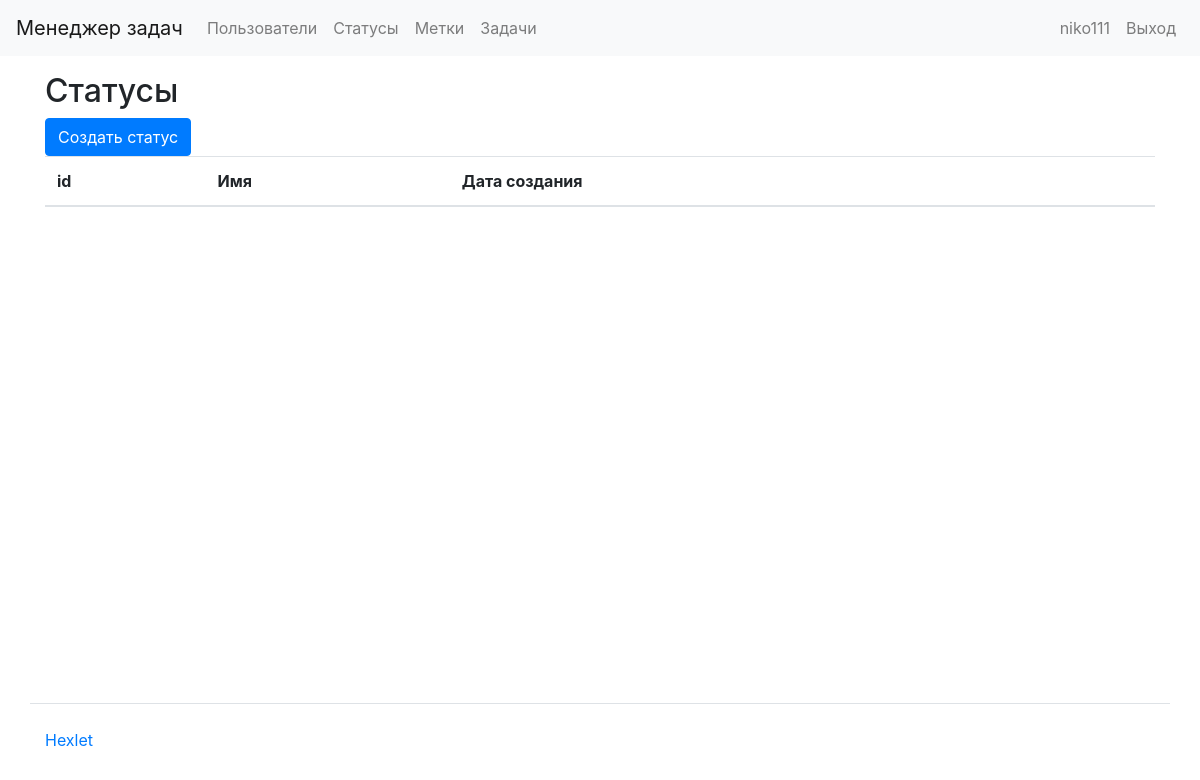
Before: /statuses/ (signed in) with the older database file.
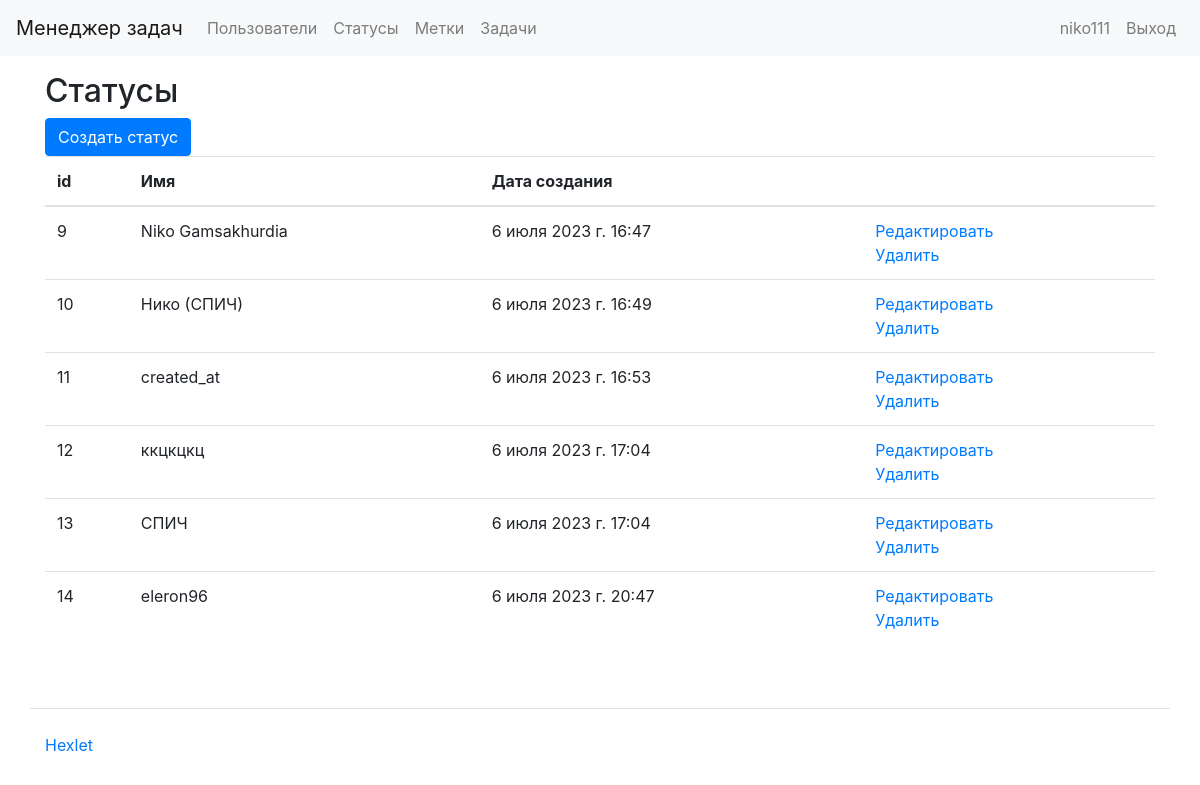
After: the same page with the newer database file.
### status/models.py (models this page shows, shortened)
class Status(models.Model):
    name = models.CharField(max_length=100)
    created_date = models.DateTimeField(auto_now_add=True)
    class Meta:
        app_label = 'status'

### status/views.py (the view)
# urls.py: path('statuses/', status_task, name='status_task'),
@login_required
def status_task(request):
    statuses = Status.objects.all()
    return render(request, 'status/status_task.html', {'statuses': statuses})

### task_manager/templates/status/status_task.html (shortened to what this page needs)
{% extends "base.html" %}
{% load i18n %}
{% block content %}
  <h2>Статусы</h2>
  <a href="{% url 'create_status' %}" class="btn btn-primary">{% trans "Создать статус" %}</a>
  <table class="table">
    <thead>
      <tr>
        <th scope="col">id</th>
        <th scope="col">Имя</th>
        <th scope="col">Дата создания</th>
        <th scope="col"></th>
      </tr>
    </thead>
    <tbody>
      {% for status in statuses %}
      <tr>
        <td>{{ status.id }}</td>
        <td>{{ status.name }}</td>
        <td>{{ status.created_date }}</td>
        <td>
          <a href="{% url 'edit_status' status.id %}">{% trans "Edit" %}</a>
          <br>
          <a href="{% url 'delete_status' status.id %}">{% trans "Delete" %}</a>
        </td>
      </tr>
      {% endfor %}
    </tbody>
  </table>
{% endblock %}

### task_manager/templates/base.html (shortened to what this page needs)
{% load i18n %}
{% load bootstrap4 %}
<!DOCTYPE html>
<html lang="ru-ru">
  <head>
    <link href="https://cdn.jsdelivr.net/npm/bootstrap@4.6.2/dist/css/bootstrap.min.css" rel="stylesheet">
  </head>
  <body class="d-flex flex-column min-vh-100">
    {% include 'header.html' %}
    <div class="container wrapper flex-grow-1">
        {% block content %}{% endblock %}
    </div>
    {% include 'footer.html' %}
  </body>
</html>

### task_manager/templates/header.html (shortened to what this page needs)
{% load i18n %}
<nav class="navbar navbar-expand-lg navbar-light bg-light mb-3">
  <a class="navbar-brand" href="/">{% block navbar_brand %}Менеджер задач{% endblock %}</a>
  <div class="collapse navbar-collapse" id="navbarToggleExternalContent">
    <ul class="navbar-nav mr-auto">
      <li class="nav-item">
        <a class="nav-link" href="/users/">{% block navlink1 %}Пользователи{% endblock %}</a>
      </li>
      {% if user.is_authenticated %}
        <li class="nav-item">
          <a class="nav-link" href="/statuses/">{% trans "Статусы" %}</a>
        </li>
        <li class="nav-item">
          <a class="nav-link" href="/labels/">{% trans "Метки" %}</a>
        </li>
        <li class="nav-item">
          <a class="nav-link" href="/tasks/">{% trans "Задачи" %}</a>
        </li>
      {% endif %}
    </ul>
    <ul class="navbar-nav">
      {% if user.is_authenticated %}
        <li class="nav-item">
          <span class="navbar-text mr-2">{{ user.username }}</span>
        </li>
        <li class="nav-item">
          <a class="nav-link" href="{% url 'logout' %}">{% trans "Выход" %}</a>
        </li>
      {% endif %}
    </ul>
  </div>
</nav>

### task_manager/templates/footer.html
{% load i18n %}
<footer>
  <div class="container my-5 pt-4 border-top">
    <a target="_blank" href="https://ru.hexlet.io">{% block footer %}Hexlet{% endblock %}</a>
  </div>
</footer>

Changed rows visible on the page:
added Status: id "9", name "Niko Gamsakhurdia", created_date "6 июля 2023 г. 16:47"
added Status: id "10", name "Нико (СПИЧ)", created_date "6 июля 2023 г. 16:49"
added Status: id "11", name "created_at", created_date "6 июля 2023 г. 16:53"
added Status: id "12", name "ккцкцкц", created_date "6 июля 2023 г. 17:04"
added Status: id "13", name "СПИЧ", created_date "6 июля 2023 г. 17:04"
added Status: id "14", name "eleron96", created_date "6 июля 2023 г. 20:47"
